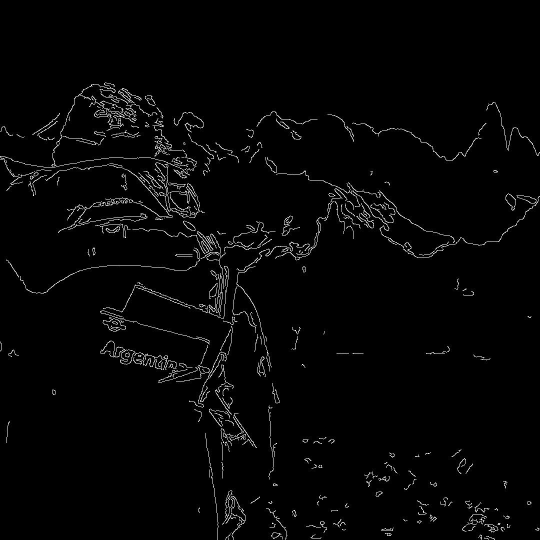
#> input picture imagenes/finañ_prueba_1951.jpg, 1080 x 1080 px (shown at 1/2 size)
$ python -i fotoapp.py   (imports and definitions only)
#> lines starting #> are read from the running program, lines starting #| are printed output that depends on the picture; after the words box and inside, x2 and y2 are one past the last pixel; in counts of white or black regions, pixels touching at a corner belong together
#> further down, picture is the input picture: shape (1080, 1080, 3); min 0, max 255, mean 5.6
import cv2
import numpy as np
import matplotlib.pyplot as plt
# Para visualizar en COLAB
from google.colab.patches import cv2_imshow # cv.imshow
from PIL import Image
from PIL import ImageFilter
from PIL import ImageOps
from IPython import display #Importamos la función display del paquete IPython
import time

# [123 lines left out: functions resize_imagen, ajuste_contraste, aplicar_filtros, not called in this run]

def dibujar(img):

  imgcv = cv2.cvtColor(np.array(img), cv2.COLOR_RGB2BGR)

  img_gray  = cv2.cvtColor(imgcv, cv2.COLOR_BGR2GRAY)
  img_blur = cv2.GaussianBlur(img_gray, (5, 5), 0)
  img_edged = cv2.Canny(img_blur, 100, 200)
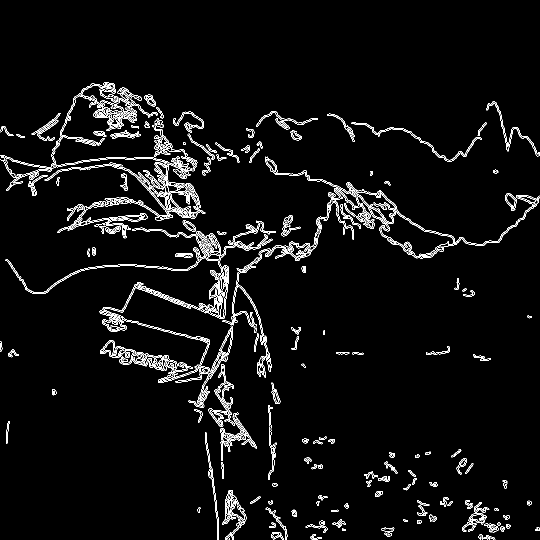
#> img_edged: shape (1080, 1080) (shown at 1/2 size); 3.8% white in thin lines or dots, all inside (x1, y1, x2, y2) = (0, 164, 1080, 1080)

  imgcv = cv2.cvtColor(imgcv, cv2.COLOR_BGR2RGB)
  img_pil = Image.fromarray(imgcv)

  img_edged = cv2.cvtColor(img_edged, cv2.COLOR_BGR2RGB)
  img_edged__pil = Image.fromarray(img_edged)

#> (the run stopped early here; a loop or call above may not have finished)

$ run again, on imagenes/paisaje (1).jpg
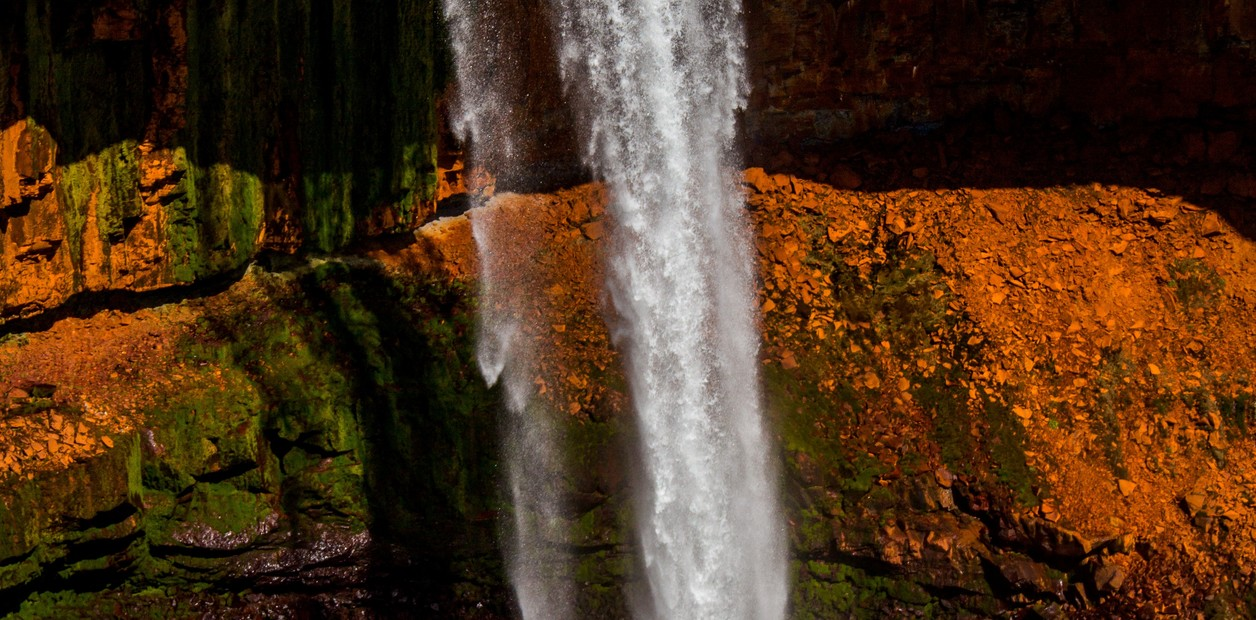
#> input picture imagenes/paisaje (1).jpg, 1256 x 620 px
#> in dibujar, imgcv is the input picture: shape (620, 1256, 3); mean B, G, R 28.6, 51.7, 79.3
#> in dibujar, `img_gray  = cv2.cvtColor(imgcv, cv2.COLOR_BGR2GRAY)`:
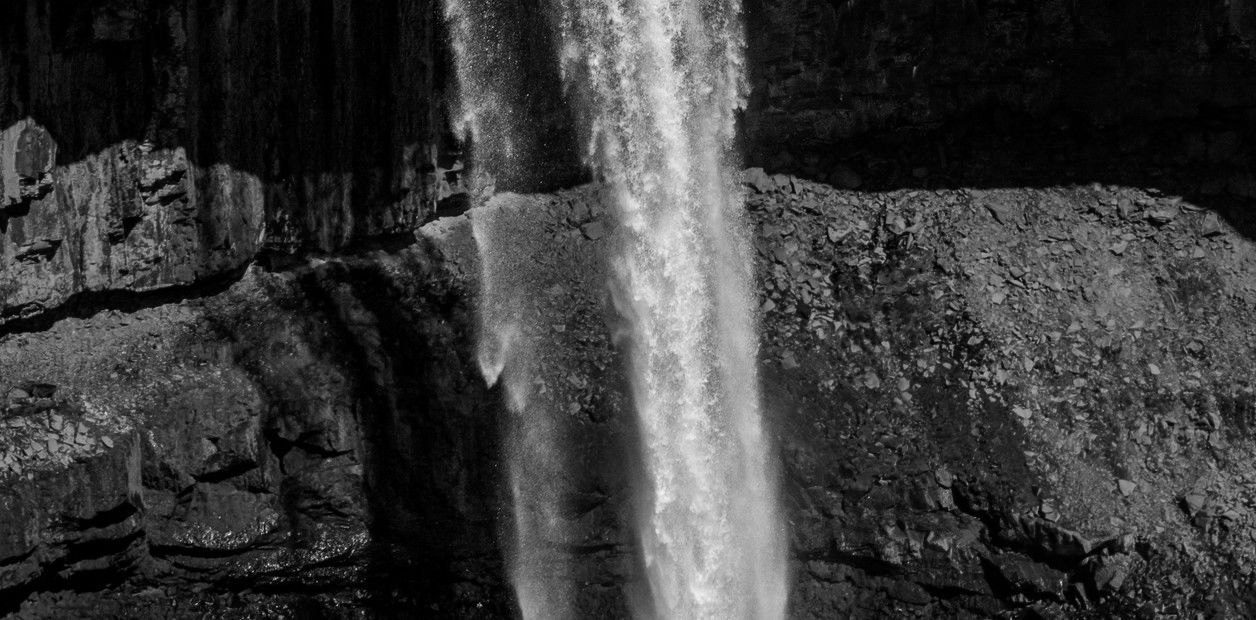
#> img_gray: shape (620, 1256); min 0, max 248, mean 57.3
#> in dibujar, `img_edged = cv2.Canny(img_blur, 100, 200)`:
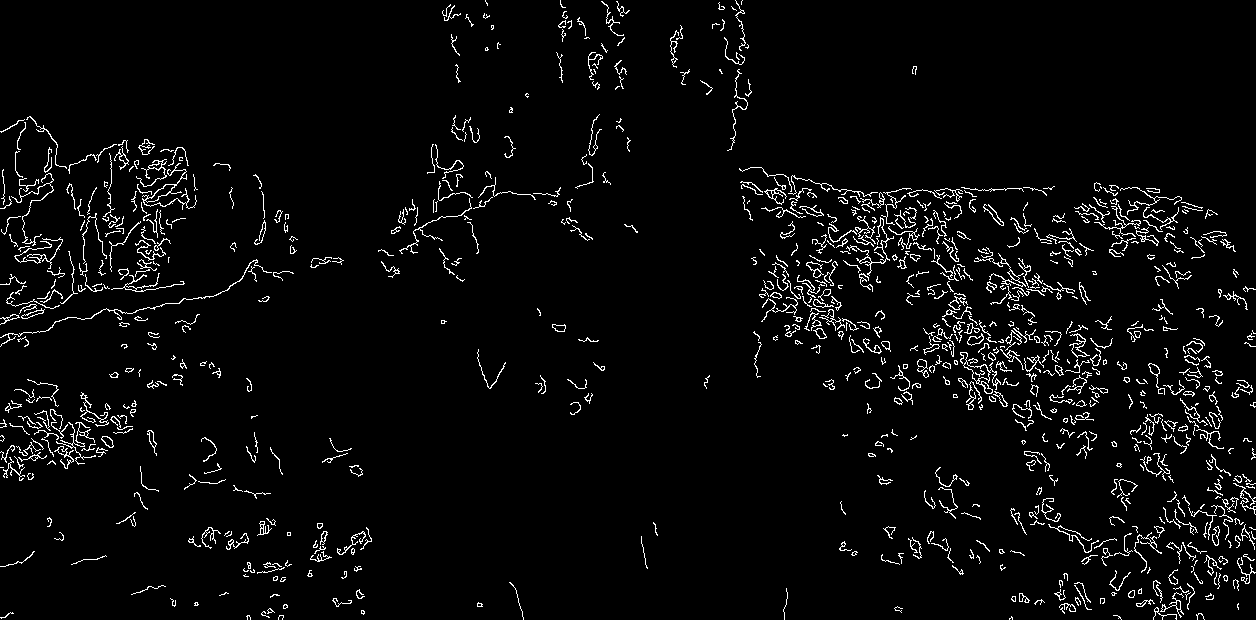
#> img_edged: shape (620, 1256); 3.8% white in thin lines or dots
